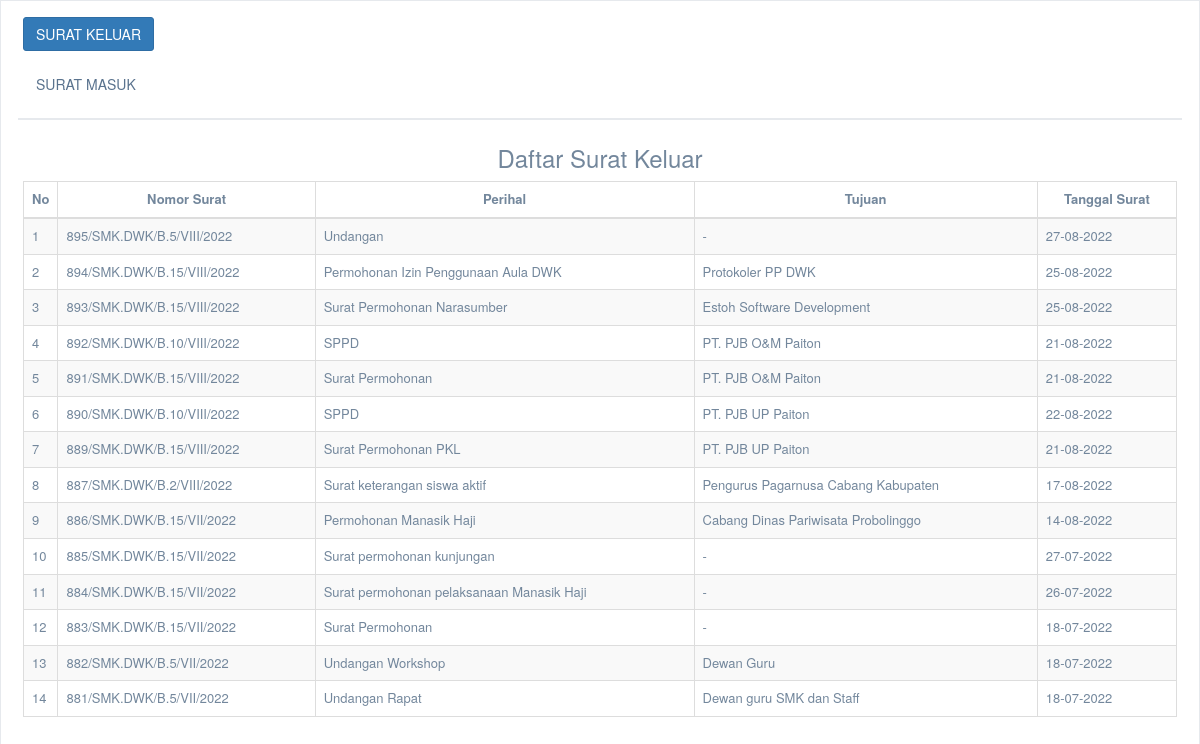
The app's page /depan.php with its own data.
### tables this page shows
CREATE TABLE `surat_keluar` (
  `id_keluar` int(10) NOT NULL,
  `no_urut` varchar(10) NOT NULL,
  `no_surat` varchar(30) NOT NULL,
  `jenis` varchar(20) NOT NULL,
  `tanggal_kirim` date NOT NULL,
  `tujuan` varchar(50) NOT NULL,
  `isi_ringkas` varchar(250) NOT NULL,
  `file` varchar(250) NOT NULL
);

### function_tanggal.php (called while the page is built, shortened)
<?php
	function IndonesiaTgl($tanggal)
	{
		$tgl 	= substr($tanggal, 8,2);
		$bln	= substr($tanggal, 5,2);
		$thn	= substr($tanggal, 0,4);
		$tanggal="$tgl-$bln-$thn";
		return $tanggal;
	}
?>

### depan.php (the view, shortened to what this page needs)
<?php
require 'koneksi.php';
require 'function_tanggal.php';
?>
<!DOCTYPE html>
<html lang="en">
<head>
    <link href="assets/template/vendors/bootstrap/dist/css/bootstrap.min.css" rel="stylesheet">
    <link href="assets/template/vendors/font-awesome/css/font-awesome.min.css" rel="stylesheet">
    <link href="assets/template/vendors/nprogress/nprogress.css" rel="stylesheet">
    <link href="assets/template/build/css/custom.min.css" rel="stylesheet">
    <link href="assets/template/vendors/datatables.net-bs/css/dataTables.bootstrap.min.css" rel="stylesheet">
</head>
<body class="nav-md">
    <div class="container body">
        <div class="main_container">
            <div class="" role="main">
                <div class="">
                    <div class="row">
                        <div class="col-md-12 col-sm-12  ">
                            <div class="x_panel">
                                <div class="x_title">
                                    <h2><a href="depan.php" class="btn btn-primary">SURAT KELUAR</a></h2>
                                    <h2><a href="depan2.php" class="btn btn-secondary">SURAT MASUK</a></h2>
                                    <div class="clearfix"></div>
                                </div>
                                <div class="x_content">
                                    <center>
                                        <h3>Daftar Surat Keluar</h3>
                                    </center>
                                    <table id="surat_keluar" class="table table-striped table-bordered table-hover table-sm">
                                        <thead>
                                            <tr style="font-size: 13px;">
                                                <th width="1" style="vertical-align: middle;">No</th>
                                                <th style="vertical-align: middle;">
                                                    <center>Nomor Surat</center>
                                                </th>
                                                <th style="vertical-align: middle;">
                                                    <center>Perihal</center>
                                                </th>
                                                <th style="vertical-align: middle;">
                                                    <center>Tujuan</center>
                                                </th>
                                                <th style="vertical-align: middle;">
                                                    <center> Tanggal Surat</center>
                                                </th>
                                            </tr>
                                        </thead>
                                        <tbody>
                                            <tr>
                                                <?php
                                                $no = 1;
                                                $query    = "SELECT * FROM surat_keluar ORDER BY no_urut DESC";
                                                $sql    = mysqli_query($connect, $query);
                                                while ($data = mysqli_fetch_array($sql)) {
                                                ?>
                                                    <td width="1" style="vertical-align: middle;"><?= $no++; ?></td>
                                                    <td style="vertical-align: middle;"><?= $data['no_surat'] ?></td>
                                                    <td style="vertical-align: middle;"><?= $data['isi_ringkas'] ?></td>
                                                    <td style="vertical-align: middle;"><?= $data['tujuan'] ?></td>
                                                    <td style="vertical-align: middle;"><?= IndonesiaTgl($data['tanggal_kirim']) ?></td>
                                            </tr>
                                        <?php
                                                }
                                        ?>
                                        </tbody>
                                    </table>
                                </div>
                            </div>
                        </div>
                    </div>
                </div>
            </div>
        </div>
    </div>
</body>
</html>

### records on screen
surat_keluar: no_surat "895/SMK.DWK/B.5/VIII/2022", isi_ringkas "Undangan", tujuan "-", tanggal_kirim "27-08-2022"
surat_keluar: no_surat "894/SMK.DWK/B.15/VIII/2022", isi_ringkas "Permohonan Izin Penggunaan Aula DWK", tujuan "Protokoler PP DWK", tanggal_kirim "25-08-2022"
surat_keluar: no_surat "893/SMK.DWK/B.15/VIII/2022", isi_ringkas "Surat Permohonan Narasumber", tujuan "Estoh Software Development", tanggal_kirim "25-08-2022"
surat_keluar: no_surat "892/SMK.DWK/B.10/VIII/2022", isi_ringkas "SPPD", tujuan "PT. PJB O&M Paiton", tanggal_kirim "21-08-2022"
surat_keluar: no_surat "891/SMK.DWK/B.15/VIII/2022", isi_ringkas "Surat Permohonan", tujuan "PT. PJB O&M Paiton", tanggal_kirim "21-08-2022"
surat_keluar: no_surat "890/SMK.DWK/B.10/VIII/2022", isi_ringkas "SPPD", tujuan "PT. PJB UP Paiton", tanggal_kirim "22-08-2022"
surat_keluar: no_surat "889/SMK.DWK/B.15/VIII/2022", isi_ringkas "Surat Permohonan PKL", tujuan "PT. PJB UP Paiton", tanggal_kirim "21-08-2022"
surat_keluar: no_surat "887/SMK.DWK/B.2/VIII/2022", isi_ringkas "Surat keterangan siswa aktif", tujuan "Pengurus Pagarnusa Cabang Kabupaten", tanggal_kirim "17-08-2022"
surat_keluar: no_surat "886/SMK.DWK/B.15/VII/2022", isi_ringkas "Permohonan Manasik Haji", tujuan "Cabang Dinas Pariwisata Probolinggo", tanggal_kirim "14-08-2022"
surat_keluar: no_surat "885/SMK.DWK/B.15/VII/2022", isi_ringkas "Surat permohonan kunjungan", tujuan "-", tanggal_kirim "27-07-2022"
surat_keluar: no_surat "884/SMK.DWK/B.15/VII/2022", isi_ringkas "Surat permohonan pelaksanaan Manasik Haji", tujuan "-", tanggal_kirim "26-07-2022"
surat_keluar: no_surat "883/SMK.DWK/B.15/VII/2022", isi_ringkas "Surat Permohonan", tujuan "-", tanggal_kirim "18-07-2022"
surat_keluar: no_surat "882/SMK.DWK/B.5/VII/2022", isi_ringkas "Undangan Workshop", tujuan "Dewan Guru", tanggal_kirim "18-07-2022"
surat_keluar: no_surat "881/SMK.DWK/B.5/VII/2022", isi_ringkas "Undangan Rapat", tujuan "Dewan guru SMK dan Staff", tanggal_kirim "18-07-2022"
